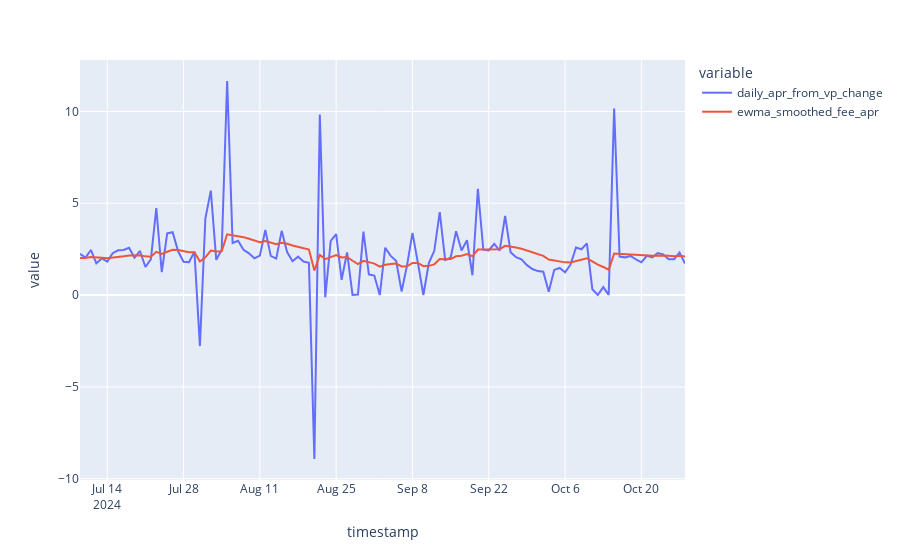

Write notebook code for a chart like this one.
### Code cell
import plotly.express as px
import plotly.io as pio
import numpy as np

pio.templates.default = None
daily_df = df.resample("1D").last()
DEX_FEE_ALPHA = 0.1
daily_df["daily_apr_from_vp_change"] = (
    (daily_df["virtual_price"].diff(1) / daily_df["virtual_price"].shift(1)) * 365 * 100
)
daily_df = daily_df.dropna()

priorValue = 2.0  # a reasonable seed value


def get_smoothed_fee_apr(priorValue, currentValue):
    return (priorValue * (1 - DEX_FEE_ALPHA)) + (currentValue * DEX_FEE_ALPHA)


ewma_smoothed_fee_apr = []
for fee_apr_value in daily_df["daily_apr_from_vp_change"].values:
    new_prior = get_smoothed_fee_apr(priorValue, fee_apr_value)
    priorValue = new_prior
    ewma_smoothed_fee_apr.append(priorValue)


daily_df["ewma_smoothed_fee_apr"] = ewma_smoothed_fee_apr
px.line(daily_df[["daily_apr_from_vp_change", "ewma_smoothed_fee_apr"]])
